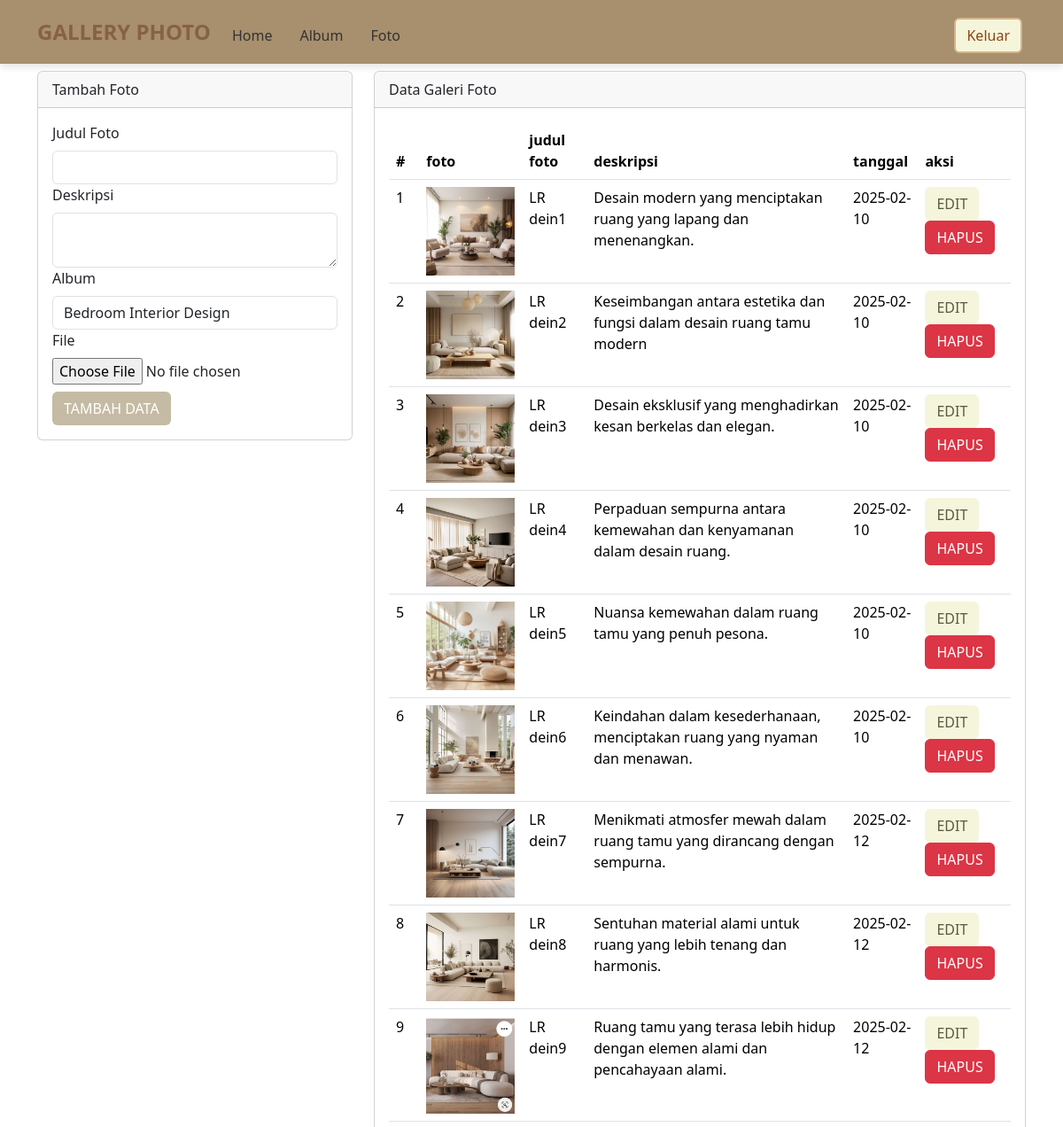
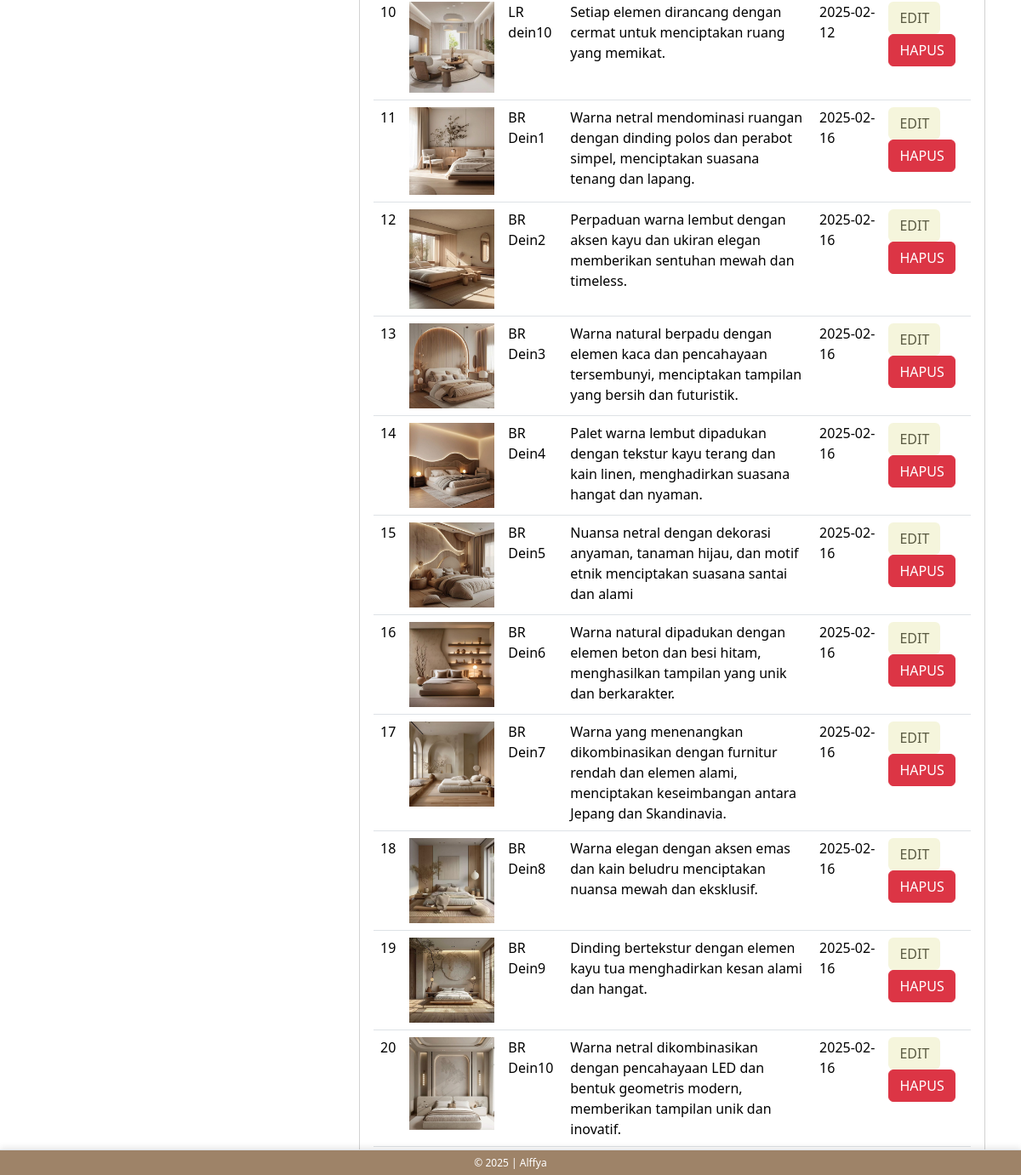
Screenshot of /user/foto.php (signed in) with the database file from the repository (2 pictures, top to bottom).
### tables this page shows
CREATE TABLE `foto` (
  `fotoid` int(11) NOT NULL,
  `judulfoto` varchar(255) NOT NULL,
  `deskripsifoto` text NOT NULL,
  `tanggalunggah` date NOT NULL,
  `lokasifile` varchar(255) NOT NULL,
  `albumid` int(11) NOT NULL,
  `userid` int(11) NOT NULL
);

### user/foto.php (the view, shortened to what this page needs)
<?php
$userid = $_SESSION['userid'];
include '../config/koneksi.php';
?>
<!DOCTYPE html>
<html lang="en">
<head>
    <link rel="stylesheet" type="text/css" href="../assets/css/bootstrap.min.css">
    <link rel="stylesheet" href="../assets/style.css" class="rel">
</head>
<body>
<body style="background-color:rgb(158, 134, 98);">
  <nav class="navbar navbar-expand-lg" style="background-color:rgb(168, 143, 110);">
    <div class="container">
      <a class="navbar-brand" href="index.php" style="color:rgb(135, 97, 69) !important; font-weight: bold;">GALLERY PHOTO</a>
            <div class="collapse navbar-collapse mt-2" id="navbarNavAltMarkup">
                <div class="navbar-nav me-auto">
                    <a href="home.php" class="nav-link">Home</a>
                    <a href="album.php" class="nav-link">Album</a>
                    <a href="foto.php" class="nav-link">Foto</a>
                </div>
                <a href="../config/aksi_logout.php" class="btn m-1" style="border: 2px solid #D2B48C; color:#8B4513; background-color: #F5F5DC;">Keluar</a>
            </div>
        </div>
    </nav>
    <div class="container">
        <div class="row">
            <div class="col-md-4">
                <div class="card mt-2">
                    <div class="card-header">Tambah Foto</div>
                    <div class="card-body">
                        <form action="../config/aksi_foto_user.php" method="POST" enctype="multipart/form-data">
                            <label class="form-label">Judul Foto</label>
                            <input type="text" name="judulfoto" class="form-control" required>
                            <label class="form-label">Deskripsi</label>
                            <textarea class="form-control" name="deskripsifoto" required></textarea>
                            <label class="form-label">Album</label>
                            <select class="form-control" name="albumid" required>
                                <?php
                                $sql_album = mysqli_query($koneksi, "SELECT * FROM album WHERE userid='$userid'");
                                while($data_album = mysqli_fetch_array($sql_album)){ ?>
                                <option value=" <?php echo $data_album['albumid'] ?>">
                                <?php echo $data_album['namaalbum'] ?>
                                </option>
                                <?php } ?>
                            </select>
                            <label class="form-label">File</label>
                            <input type="file" class="form-cntrol" name="lokasifile" required>
                            <button type="submit" style="background-color:rgb(197, 187, 164); color:rgb(255, 255, 255);" class="btn mt-2" name="tambah">TAMBAH DATA</button>
                        </form>
                    </div>
                </div>
            </div>
            <div class="col-md-8">
                <div class="card mt-2">
                    <div class="card-header">Data Galeri Foto</div>
                    <div class="card-body">
                        <table class="table">
                            <thead>
                                <tr>
                                    <th>#</th>
                                    <th>foto</th>
                                    <th>judul foto</th>
                                    <th>deskripsi</th>
                                    <th>tanggal</th>
                                    <th>aksi</th>
                                </tr>
                            </thead>
                            <tbod>
                                <?Php
                                $no = 1;
                                $userid = $_SESSION['userid'];
                                $sql = mysqli_query($koneksi, "SELECT * FROM foto WHERE userid='$userid'");
                                while ($data = mysqli_fetch_array($sql)) {
                                    ?>
                                    <tr>
                                        <td><?php echo $no++ ?></td>
                                        <td><img src="../assets/img/<?php echo $data['lokasifile']?>" width="100"></td>
                                        <td><?php echo $data['judulfoto'] ?></td>
                                        <td><?php echo $data['deskripsifoto'] ?></td>
                                        <td><?php echo $data['tanggalunggah'] ?></td>
                                        <td>
                                        <button type="button" style="background-color: #F5F5DC; color: #5A5A42;" class="btn" data-bs-toggle="modal"
                                                data-bs-target="#edit<?php echo $data['fotoid'] ?>">
                                            EDIT
                                        </button>
                                            <button type="button" class="btn btn-danger" data-bs-toggle="modal"
                                                data-bs-target="#hapus<?php echo $data['fotoid'] ?>">
                                                HAPUS
                                            </button>
                                        </td>
                                    </tr>
                                    <?php
                                }
                                ?>
                        </table>
                    </div>
                </div>
            </div>
        </div>
    </div>
    <footer class="d-flex justify-content-center align-items-center border-top mt-3 fixed-bottom text-center w-100"
        style="height: 30px; font-size: 12px; background-color:rgb(158, 131, 104); color: white;">
    <p class="mb-0">&copy; 2025 | Alffya</p>
</footer>
</body>
</html>

### assets/style.css (style rules this page uses)
body { background: url('https://i.pinimg.com/736x/d5/aa/19/d5aa19ca134b0d79ab4e9130da7df75e.jpg') no-repeat center center fixed !important; background-size: cover !important; color: #333; }
.navbar { background-color: rgba(255, 255, 255, 0.8); box-shadow: 0px 4px 8px rgba(0, 0, 0, 0.1); }
.navbar-brand { font-weight: bold; font-size: 1.5rem; color: #000000 !important; }
.navbar-nav .nav-link { color: #333333 !important; margin-right: 15px; }
footer { padding: 10px; background-color: rgba(255, 255, 255, 0.9); color: #333; font-size: 0.9rem; position: fixed; width: 100%; bottom: 0; text-align: center; box-shadow: 0px -2px 8px rgba(0, 0, 0, 0.1); }

### rows the page displays
foto: lokasifile (picture), judulfoto "LR dein1", deskripsifoto "Desain modern yang menciptakan ruang yang lapang dan menenangkan.", tanggalunggah "2025-02-10"
foto: lokasifile (picture), judulfoto "LR dein2", deskripsifoto "Keseimbangan antara estetika dan fungsi dalam desain ruang tamu modern", tanggalunggah "2025-02-10"
foto: lokasifile (picture), judulfoto "LR dein3", deskripsifoto "Desain eksklusif yang menghadirkan kesan berkelas dan elegan.", tanggalunggah "2025-02-10"
foto: lokasifile (picture), judulfoto "LR dein4", deskripsifoto "Perpaduan sempurna antara kemewahan dan kenyamanan dalam desain ruang.", tanggalunggah "2025-02-10"
foto: lokasifile (picture), judulfoto "LR dein5", deskripsifoto "Nuansa kemewahan dalam ruang tamu yang penuh pesona.", tanggalunggah "2025-02-10"
foto: lokasifile (picture), judulfoto "LR dein6", deskripsifoto "Keindahan dalam kesederhanaan, menciptakan ruang yang nyaman dan menawan.", tanggalunggah "2025-02-10"
foto: lokasifile (picture), judulfoto "LR dein7", deskripsifoto "Menikmati atmosfer mewah dalam ruang tamu yang dirancang dengan sempurna.", tanggalunggah "2025-02-12"
foto: lokasifile (picture), judulfoto "LR dein8", deskripsifoto "Sentuhan material alami untuk ruang yang lebih tenang dan harmonis.", tanggalunggah "2025-02-12"
foto: lokasifile (picture), judulfoto "LR dein9", deskripsifoto "Ruang tamu yang terasa lebih hidup dengan elemen alami dan pencahayaan alami.", tanggalunggah "2025-02-12"
foto: lokasifile (picture), judulfoto "LR dein10", deskripsifoto "Setiap elemen dirancang dengan cermat untuk menciptakan ruang yang memikat.", tanggalunggah "2025-02-12"
foto: lokasifile (picture), judulfoto "BR Dein1", deskripsifoto "Warna netral mendominasi ruangan dengan dinding polos dan perabot simpel, menciptakan suasana tenang dan lapang.", tanggalunggah "2025-02-16"
foto: lokasifile (picture), judulfoto "BR Dein2", deskripsifoto "Perpaduan warna lembut dengan aksen kayu dan ukiran elegan memberikan sentuhan mewah dan timeless.", tanggalunggah "2025-02-16"
foto: lokasifile (picture), judulfoto "BR Dein3", deskripsifoto "Warna natural berpadu dengan elemen kaca dan pencahayaan tersembunyi, menciptakan tampilan yang bersih dan futuristik.", tanggalunggah "2025-02-16"
foto: lokasifile (picture), judulfoto "BR Dein4", deskripsifoto "Palet warna lembut dipadukan dengan tekstur kayu terang dan kain linen, menghadirkan suasana hangat dan nyaman.", tanggalunggah "2025-02-16"
foto: lokasifile (picture), judulfoto "BR Dein5", deskripsifoto "Nuansa netral dengan dekorasi anyaman, tanaman hijau, dan motif etnik menciptakan suasana santai dan alami", tanggalunggah "2025-02-16"
foto: lokasifile (picture), judulfoto "BR Dein6", deskripsifoto "Warna natural dipadukan dengan elemen beton dan besi hitam, menghasilkan tampilan yang unik dan berkarakter.", tanggalunggah "2025-02-16"
foto: lokasifile (picture), judulfoto "BR Dein7", deskripsifoto "Warna yang menenangkan dikombinasikan dengan furnitur rendah dan elemen alami, menciptakan keseimbangan antara Jepang dan Skandinavia.", tanggalunggah "2025-02-16"
foto: lokasifile (picture), judulfoto "BR Dein8", deskripsifoto "Warna elegan dengan aksen emas dan kain beludru menciptakan nuansa mewah dan eksklusif.", tanggalunggah "2025-02-16"
foto: lokasifile (picture), judulfoto "BR Dein9", deskripsifoto "Dinding bertekstur dengan elemen kayu tua menghadirkan kesan alami dan hangat.", tanggalunggah "2025-02-16"
foto: lokasifile (picture), judulfoto "BR Dein10", deskripsifoto "Warna netral dikombinasikan dengan pencahayaan LED dan bentuk geometris modern, memberikan tampilan unik dan inovatif.", tanggalunggah "2025-02-16"

### other values shown
form field albumid "Bedroom Interior Design"
